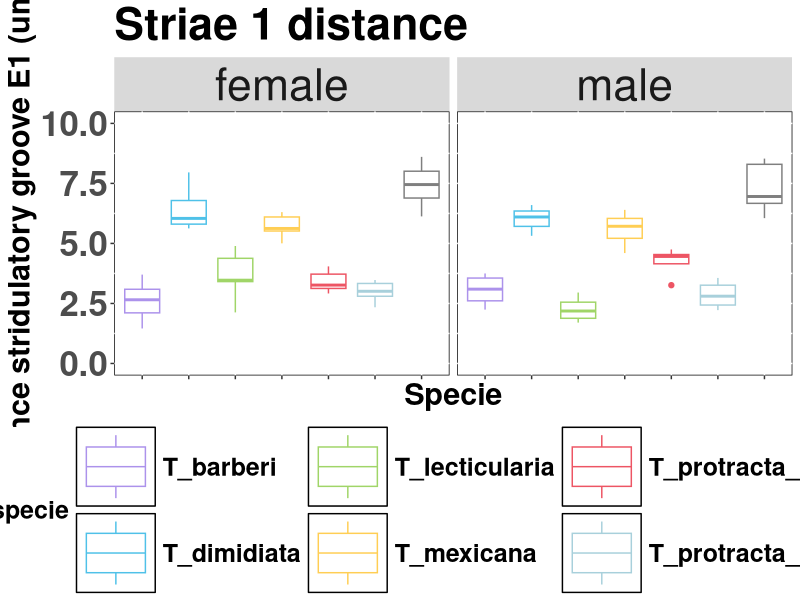
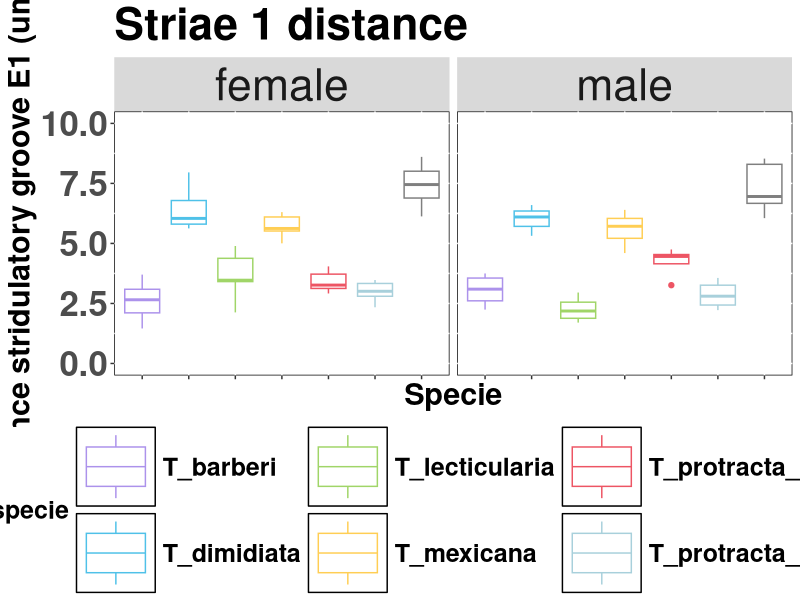

The R script that drew these images, in order: (Note: this script raises an error after producing the figures.)
### Comparative study of the stridulatory groove in species of Triatoma genus (Hemiptera: Reduviidae) from Mexico ###

### Nancy Rivas 		ORCID 0000-0001-6408-3130
### Alberto Antonio-Campos 		ORCID 0000-0002-2224-559X
### Keity J. Farfán-Pira		ORCID   0000-0002-5010-4241
### Ricardo Alejandre-Aguilar	ORCID 0000-0003-4930-2440

### BOOTSTRAP HYPOTHESIS TEST (CODE FOR 1 STRIAE) ###

# load packages
library(tidyverse)

# establish working directory
setwd("~/MEGA/Beto_data_Triatomines")


# load in the Triatomine striae data (save it in "d")
read.table(file="striae_distance.csv", header=T, sep=",")

d <- read.table(file="striae_distance.csv", header=T, sep=",")

# let's add the data into the "data view"
View(d)

# check the names, etc
names(d)
class(d$specie)
class(d$sex)

#as specie and sex are character, transform to factor
d$specie <- as.factor(d$specie)
d$sex <- as.factor(d$sex)

# Now with factors, we can see the levels of specie and sex
levels(d$specie)
levels(d$sex)

# how many observations in each specie/sex?
table(d$specie)
table(d$sex)

# let's look at a boxplot of striae by those species

# add color to each specie (change if you want)
colors <- c("T_barberi" = "#ac92eb",
            "T_dimidiata"= "#4fc1e8", 
            "T_lecticularia" = "#a0d568", 
            "T_mexicana" = "#ffce54",
            "T_protracta_nahuatlae" = "#ed5564", 
            "T_protracta_protracta" = "#a8d0db",
            "T_rubida" = "#8c8787") 

# here is necessary have the column specie as character, to apply the colors
d$specie <- as.character(d$specie)

# create the boxplot with all the necessary aesthetics (E1)

p <-ggplot(d, aes(x = specie, y = dist_e1, colour = specie)) +
  geom_boxplot() +
  ylim(0, 10)+
  facet_grid(. ~ sex) +  # Add facet with variable "sex"
  scale_color_manual(values = colors)+
  theme(strip.text.x = element_text(size=32))+
  labs(x="Specie", y="Distance stridulatory groove E1 (um)")+
  ggtitle("Striae 1 distance")+
  theme(plot.title = element_text(size = 32, face = "bold"),
        axis.title.x = element_text(size = 22, angle = 0, face = "bold"),
        axis.title.y = element_text(size = 22, angle = 90, face = "bold"),
        axis.text.x = element_blank(),
        axis.text.y = element_text(size = 25, face = "bold"),
        panel.background = element_rect(color="black", fill = "white"),
        panel.grid.major = NULL,
        panel.grid.minor = NULL,
        legend.text = element_text(size = 18, face = "bold"),
        legend.margin = margin(r = 0.5, l = 0.5, unit = "cm"),
        legend.key.size = unit(2, "cm"),
        legend.title = element_text(size = 18, face = "bold"),
        legend.background = element_rect(fill = "white"),
        legend.position = "bottom", legend.direction = "horizontal")
p
png("E1.png", width = 35, height = 20, units = "cm", res = 600)
print(p)
dev.off()

# calculate the difference in sample means for each specie (CODE FOR 1 SPECIES)
# T. barberi
t_barberi <- d %>% 
  filter(specie == "T_barberi")

# for striae 1
mean(t_barberi$dist_e1[t_barberi$sex=="female"]) #mean for females
mean(t_barberi$dist_e1[t_barberi$sex=="male"])  #mean for males

# for striae 2
mean(t_barberi$dist_e2[t_barberi$sex=="female"]) #mean for females
mean(t_barberi$dist_e2[t_barberi$sex=="male"])  #mean for males
# for striae 3
mean(t_barberi$dist_e3[t_barberi$sex=="female"]) #mean for females
mean(t_barberi$dist_e3[t_barberi$sex=="male"])  #mean for males
# for striae 4
mean(t_barberi$dist_e4[t_barberi$sex=="female"]) #mean for females
mean(t_barberi$dist_e4[t_barberi$sex=="male"])  #mean for males
# for striae 5
mean(t_barberi$dist_e5[t_barberi$sex=="female"]) #mean for females
mean(t_barberi$dist_e5[t_barberi$sex=="male"])  #mean for males
# for striae 6
mean(t_barberi$dist_e6[t_barberi$sex=="female"]) #mean for females
mean(t_barberi$dist_e6[t_barberi$sex=="male"])  #mean for males
# for striae 7
mean(t_barberi$dist_e7[t_barberi$sex=="female"]) #mean for females
mean(t_barberi$dist_e7[t_barberi$sex=="male"])  #mean for males
# for striae 8
mean(t_barberi$dist_e8[t_barberi$sex=="female"]) #mean for females
mean(t_barberi$dist_e8[t_barberi$sex=="male"])  #mean for males
# for striae 9
mean(t_barberi$dist_e9[t_barberi$sex=="female"]) #mean for females
mean(t_barberi$dist_e9[t_barberi$sex=="male"])  #mean for males
# for striae 10
mean(t_barberi$dist_e10[t_barberi$sex=="female"]) #mean for females
mean(t_barberi$dist_e10[t_barberi$sex=="male"])  #mean for males

# lets calculate the absolute diff in means (CODE FOR 1 SPECIES)

#T_barberi

#striae1
test.stat1tbe1 <- abs(mean(t_barberi$dist_e1[t_barberi$sex=="female"]) - 
                        mean(t_barberi$dist_e1[t_barberi$sex=="male"]))  #diff in means
test.stat1tbe1 

#striae2
test.stat1tbe2 <- abs(mean(t_barberi$dist_e2[t_barberi$sex=="female"]) - 
                        mean(t_barberi$dist_e2[t_barberi$sex=="male"]))  #diff in means
test.stat1tbe2

#striae3
test.stat1tbe3 <- abs(mean(t_barberi$dist_e3[t_barberi$sex=="female"]) - 
                        mean(t_barberi$dist_e3[t_barberi$sex=="male"]))  #diff in means
test.stat1tbe3

#striae4
test.stat1tbe4 <- abs(mean(t_barberi$dist_e4[t_barberi$sex=="female"]) - 
                        mean(t_barberi$dist_e4[t_barberi$sex=="male"]))  #diff in means
test.stat1tbe4

#striae5
test.stat1tbe5 <- abs(mean(t_barberi$dist_e5[t_barberi$sex=="female"]) - 
                        mean(t_barberi$dist_e5[t_barberi$sex=="male"]))  #diff in means
test.stat1tbe5

#striae6
test.stat1tbe6 <- abs(mean(t_barberi$dist_e6[t_barberi$sex=="female"]) - 
                        mean(t_barberi$dist_e6[t_barberi$sex=="male"]))  #diff in means
test.stat1tbe6

#striae7
test.stat1tbe7 <- abs(mean(t_barberi$dist_e7[t_barberi$sex=="female"]) - 
                        mean(t_barberi$dist_e7[t_barberi$sex=="male"]))  #diff in means
test.stat1tbe7

#striae8
test.stat1tbe8 <- abs(mean(t_barberi$dist_e8[t_barberi$sex=="female"]) - 
                        mean(t_barberi$dist_e8[t_barberi$sex=="male"]))  #diff in means
test.stat1tbe8

#striae9
test.stat1tbe9 <- abs(mean(t_barberi$dist_e9[t_barberi$sex=="female"]) - 
                        mean(t_barberi$dist_e9[t_barberi$sex=="male"]))  #diff in means
test.stat1tbe9

#striae10
test.stat1tbe10 <- abs(mean(t_barberi$dist_e10[t_barberi$sex=="female"]) - 
                         mean(t_barberi$dist_e10[t_barberi$sex=="male"]))  #diff in means
test.stat1tbe10

# and, the same for the medians (CODE FOR 1 SPECIES)

#T_barberi
# for striae 1
median(t_barberi$dist_e1[t_barberi$sex=="female"]) #median for females
median(t_barberi$dist_e1[t_barberi$sex=="male"])  #median for males
# for striae 2
median(t_barberi$dist_e2[t_barberi$sex=="female"]) #median for females
median(t_barberi$dist_e2[t_barberi$sex=="male"])  #median for males
# for striae 3
median(t_barberi$dist_e3[t_barberi$sex=="female"]) #median for females
median(t_barberi$dist_e3[t_barberi$sex=="male"])  #median for males
# for striae 4
median(t_barberi$dist_e4[t_barberi$sex=="female"]) #median for females
median(t_barberi$dist_e4[t_barberi$sex=="male"])  #median for males
# for striae 5
median(t_barberi$dist_e5[t_barberi$sex=="female"]) #median for females
median(t_barberi$dist_e5[t_barberi$sex=="male"])  #median for males
# for striae 6
median(t_barberi$dist_e6[t_barberi$sex=="female"]) #median for females
median(t_barberi$dist_e6[t_barberi$sex=="male"])  #median for males
# for striae 7
median(t_barberi$dist_e7[t_barberi$sex=="female"]) #median for females
median(t_barberi$dist_e7[t_barberi$sex=="male"])  #median for males
# for striae 8
median(t_barberi$dist_e8[t_barberi$sex=="female"]) #median for females
median(t_barberi$dist_e8[t_barberi$sex=="male"])  #median for males
# for striae 9
median(t_barberi$dist_e9[t_barberi$sex=="female"]) #median for females
median(t_barberi$dist_e9[t_barberi$sex=="male"])  #median for males
# for striae 10
median(t_barberi$dist_e10[t_barberi$sex=="female"]) #median for females
median(t_barberi$dist_e10[t_barberi$sex=="male"])  #median for males

# lets calculate the absolute diff in medians (CODE FOR 1 SPECIES)

#T_barberi
# striae 1
test.stat2tbe1 <- abs(median(t_barberi$dist_e1[t_barberi$sex=="female"]) - 
                        median(t_barberi$dist_e1[t_barberi$sex=="male"]))  #diff in medians
test.stat2tbe1

#striae 2
test.stat2tbe2 <- abs(median(t_barberi$dist_e2[t_barberi$sex=="female"]) - 
                        median(t_barberi$dist_e2[t_barberi$sex=="male"]))  #diff in medians
test.stat2tbe2

#striae 3
test.stat2tbe3 <- abs(median(t_barberi$dist_e3[t_barberi$sex=="female"]) - 
                        median(t_barberi$dist_e3[t_barberi$sex=="male"]))  #diff in medians
test.stat2tbe3

#striae 4
test.stat2tbe4 <- abs(median(t_barberi$dist_e4[t_barberi$sex=="female"]) - 
                        median(t_barberi$dist_e4[t_barberi$sex=="male"]))  #diff in medians
test.stat2tbe4

#striae 5
test.stat2tbe5 <- abs(median(t_barberi$dist_e5[t_barberi$sex=="female"]) - 
                        median(t_barberi$dist_e5[t_barberi$sex=="male"]))  #diff in medians
test.stat2tbe5

#striae 6
test.stat2tbe6 <- abs(median(t_barberi$dist_e6[t_barberi$sex=="female"]) - 
                        median(t_barberi$dist_e6[t_barberi$sex=="male"]))  #diff in medians
test.stat2tbe6

#striae 7
test.stat2tbe7 <- abs(median(t_barberi$dist_e7[t_barberi$sex=="female"]) - 
                        median(t_barberi$dist_e7[t_barberi$sex=="male"]))  #diff in medians
test.stat2tbe7

#striae 8
test.stat2tbe8 <- abs(median(t_barberi$dist_e8[t_barberi$sex=="female"]) - 
                        median(t_barberi$dist_e8[t_barberi$sex=="male"]))  #diff in medians
test.stat2tbe8

#striae 9
test.stat2tbe9 <- abs(median(t_barberi$dist_e9[t_barberi$sex=="female"]) - 
                        median(t_barberi$dist_e9[t_barberi$sex=="male"]))  #diff in medians
test.stat2tbe9

#striae 10
test.stat2tbe10 <- abs(median(t_barberi$dist_e10[t_barberi$sex=="female"]) - 
                         median(t_barberi$dist_e10[t_barberi$sex=="male"]))  #diff in medians
test.stat2tbe10

## let's take a look at the 3 "Classic" hyp tests we could 

# let's look at the Independent 2-sample t-test

##t_barberi
t.test(t_barberi$dist_e1~t_barberi$sex, paired=F, var.eq=F)  # tests Ho: means are equal
t.test(t_barberi$dist_e2~t_barberi$sex, paired=F, var.eq=F)  # tests Ho: means are equal
t.test(t_barberi$dist_e3~t_barberi$sex, paired=F, var.eq=F)  # tests Ho: means are equal
t.test(t_barberi$dist_e4~t_barberi$sex, paired=F, var.eq=F)  # tests Ho: means are equal
t.test(t_barberi$dist_e5~t_barberi$sex, paired=F, var.eq=F)  # tests Ho: means are equal
t.test(t_barberi$dist_e6~t_barberi$sex, paired=F, var.eq=F)  # tests Ho: means are equal
t.test(t_barberi$dist_e7~t_barberi$sex, paired=F, var.eq=F)  # tests Ho: means are equal
t.test(t_barberi$dist_e8~t_barberi$sex, paired=F, var.eq=F)  # tests Ho: means are equal
t.test(t_barberi$dist_e9~t_barberi$sex, paired=F, var.eq=F)  # tests Ho: means are equal
t.test(t_barberi$dist_e10~t_barberi$sex, paired=F, var.eq=F)  # tests Ho: means are equal


# let's look at the Wilcoxon aka Mann-Whitney U (differences between medians)

## T_barberi
wilcox.test(t_barberi$dist_e1~t_barberi$sex, paired=F)  # tests Ho: medians are equal
wilcox.test(t_barberi$dist_e2~t_barberi$sex, paired=F)
wilcox.test(t_barberi$dist_e3~t_barberi$sex, paired=F)
wilcox.test(t_barberi$dist_e4~t_barberi$sex, paired=F)
wilcox.test(t_barberi$dist_e5~t_barberi$sex, paired=F)
wilcox.test(t_barberi$dist_e6~t_barberi$sex, paired=F)
wilcox.test(t_barberi$dist_e7~t_barberi$sex, paired=F)
wilcox.test(t_barberi$dist_e8~t_barberi$sex, paired=F)
wilcox.test(t_barberi$dist_e9~t_barberi$sex, paired=F)
wilcox.test(t_barberi$dist_e10~t_barberi$sex, paired=F)

# let's look at the Kolmogorov-Smirnov 2-sample test (how is the sample distribution?)

#T_barberi
ks.test(t_barberi$dist_e1[t_barberi$sex=="female"],
        t_barberi$dist_e1[t_barberi$sex=="male"], paired=F) # tests Ho: distributions are same
ks.test(t_barberi$dist_e2[t_barberi$sex=="female"],
        t_barberi$dist_e2[t_barberi$sex=="male"], paired=F) # tests Ho: distributions are same
ks.test(t_barberi$dist_e3[t_barberi$sex=="female"],
        t_barberi$dist_e3[t_barberi$sex=="male"], paired=F) # tests Ho: distributions are same
ks.test(t_barberi$dist_e4[t_barberi$sex=="female"],
        t_barberi$dist_e4[t_barberi$sex=="male"], paired=F) # tests Ho: distributions are same
ks.test(t_barberi$dist_e5[t_barberi$sex=="female"],
        t_barberi$dist_e5[t_barberi$sex=="male"], paired=F) # tests Ho: distributions are same
ks.test(t_barberi$dist_e6[t_barberi$sex=="female"],
        t_barberi$dist_e6[t_barberi$sex=="male"], paired=F) # tests Ho: distributions are same
ks.test(t_barberi$dist_e7[t_barberi$sex=="female"],
        t_barberi$dist_e7[t_barberi$sex=="male"], paired=F) # tests Ho: distributions are same
ks.test(t_barberi$dist_e8[t_barberi$sex=="female"],
        t_barberi$dist_e8[t_barberi$sex=="male"], paired=F) # tests Ho: distributions are same
ks.test(t_barberi$dist_e9[t_barberi$sex=="female"],
        t_barberi$dist_e9[t_barberi$sex=="male"], paired=F) # tests Ho: distributions are same
ks.test(t_barberi$dist_e10[t_barberi$sex=="female"],
        t_barberi$dist_e10[t_barberi$sex=="male"], paired=F) # tests Ho: distributions are same

########################
##  BOOTSTRAPPING... ###
########################

# let's bootstrap... (EXAMPLE FOR 1 STRIAE)
#T.barberi
#striae1
set.seed(112358)   # for reproducibility
ntb <- length(t_barberi$sex)  # the number of observations to sample
ntb
B <- 10000  # the number of bootstrap samples
variabletbe1 <- t_barberi$dist_e1  # the variable we will resample from

# now, create the matrix to do bootstrap
BootstrapSamplestbe1 <- matrix( sample(variabletbe1, size= ntb*B, replace=TRUE), 
                                nrow=ntb, ncol=B)
# let's take a moment to discuss what that code is doing...
dim(BootstrapSamplestbe1)

# now, calculate the means (Xf and Xm) for each of the bootstrap samples
# initialize the vector to store the TEST-STATS
Boot.test.stat1tbe1 <- rep(0,B)
Boot.test.stat2tbe1 <- rep(0,B)
# run through a loop, each time calculating the bootstrap test.stat
for (i in 1:B){
  # calculate the boot-test-stat1 and save it
  Boot.test.stat1tbe1[i] <- abs( mean(BootstrapSamplestbe1[1:6,i]) - 
                                   mean(BootstrapSamplestbe1[7:12,i]) )
  # calculate the boot-test-stat2 and save it
  Boot.test.stat2tbe1[i] <- abs( median(BootstrapSamplestbe1[1:6,i]) - 
                                   median(BootstrapSamplestbe1[7:12,i])  )
}

# before going too far, let's remind ourselves of the OBSERVED TEST STATS
test.stat1tbe1; test.stat2tbe1
# and, take a look at the first 20 Bootstrap-TEST STATS for 1 and 2
round(Boot.test.stat1tbe1[1:20], 1)
round(Boot.test.stat2tbe1[1:20], 1)

# and, let's calculate the bootstrap p-value...
# notice how we can ask R a true/false question...(for the first 20)
(Boot.test.stat1tbe1 >= test.stat1tbe1)[1:20]
# and if we ask for the mean of all of those, it treats 0=FALSE, 1=TRUE

#run just to see additional values
Boot.test.stat1tbe1; Boot.test.stat2tbe1

#...calculate the p-value
mean( Boot.test.stat1tbe1 >= test.stat1tbe1)

# let's calculate the p-value for test statistic 2 (abs diff in medians)
mean( Boot.test.stat2tbe1 >= test.stat2tbe1)

# let's take a look at a density plot of all the Bootstrap test-stats, and 
# add in our Observed test stat
# Plot the density curve
plot(density(Boot.test.stat1tbe1), 
     xlab=expression( group("|", bar(Xf) - bar(Xm), "|") ),
     main="Bootstrap Test Stats striae 1",
     las=1) +
  theme(plot.title = element_text(size = 32, face = "bold"),
        axis.title.x = element_text(size = 22, angle = 0, face = "bold"),
        axis.title.y = element_text(size = 22, angle = 90, face = "bold"),
        axis.text.x = element_text(size = 10, face = "bold"),
        axis.text.y = element_text(size = 25, face = "bold"))


library(ggplot2)

# Assuming Boot.test.stat1tbe1 is your data
density_e1_tb <- ggplot(data = NULL, aes(x = Boot.test.stat1tbe1)) +
  geom_density(fill = "lightblue", color = "black") +
  labs(x = expression(group("|", bar(Xf) - bar(Xm), "|")),
       y = "Density",
       title = "Bootstrap Test Stats striae 1") +
  theme(plot.title = element_text(size = 32, face = "bold"),
        axis.title.x = element_text(size = 22, angle = 0, face = "bold"),
        axis.title.y = element_text(size = 22, angle = 90, face = "bold"),
        axis.text.x = element_text(size = 10, face = "bold"),
        axis.text.y = element_text(size = 25, face = "bold")) +
  geom_vline(xintercept = test.stat1tbe1, color = "deeppink", linetype = "dotted") +
  geom_text(x = 0.5, y = 1.5, label = "p-value", color = "blue", size = 8)
density_e1_tb

### Assuming Boot.test.stat2tbe1 is your data
density_e1_tb2 <- ggplot(data = NULL, aes(x = Boot.test.stat2tbe1)) +
  geom_density(fill = "lightblue", color = "black") +
  labs(x = expression(group("|", bar(MEDf) - bar(MEDm), "|")),
       y = "Density",
       title = "Bootstrap Test Stats striae 1") +
  theme(plot.title = element_text(size = 32, face = "bold"),
        axis.title.x = element_text(size = 22, angle = 0, face = "bold"),
        axis.title.y = element_text(size = 22, angle = 90, face = "bold"),
        axis.text.x = element_text(size = 10, face = "bold"),
        axis.text.y = element_text(size = 25, face = "bold")) +
  geom_vline(xintercept = test.stat1tbe1, color = "deeppink", linetype = "dotted") +
  geom_text(x = 0.5, y = 1.5, label = "p-value", color = "blue", size = 8)
density_e1_tb2